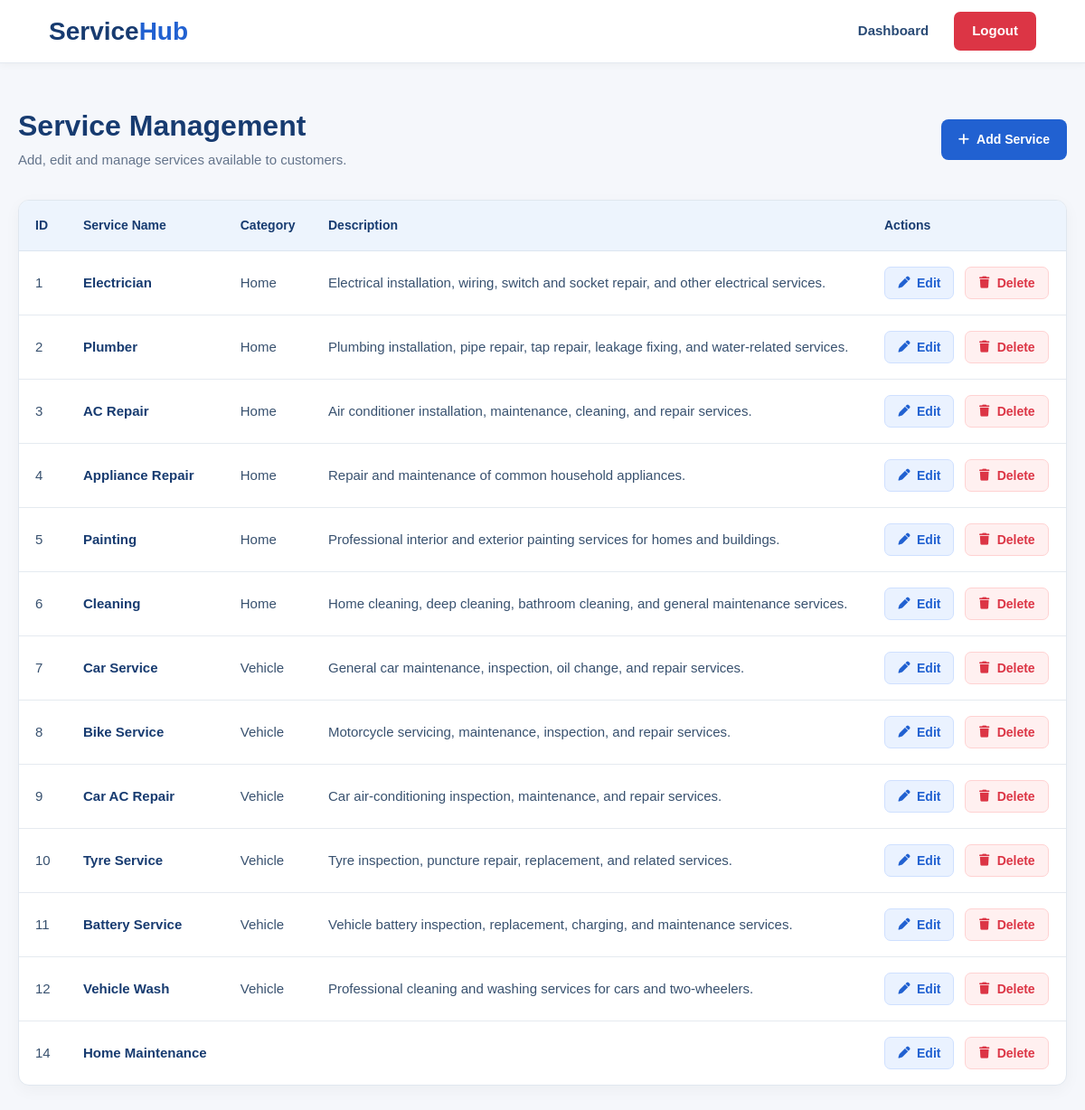
The page /service-management/ (signed in) on the database its author committed.
### hub/models.py (models this page shows, shortened)
class Service(models.Model):
    name = models.CharField(max_length=100)
    category = models.CharField(max_length=20)
    description = models.TextField(blank=True)

### hub/views.py (the view)
# urls.py: path("service-management/", views.service_management, name="service_management"),
@admin_required
def service_management(request):
    services = Service.objects.all().order_by("id")
    return render(
        request,
        "service_management.html",
        {
            "services": services
        }
    )

### hub/views.py (called while the page is built)
def admin_required(view_func):
    return user_passes_test(
        lambda user: user.is_authenticated and user.is_superuser,
        login_url="admin_login"
    )(view_func)

### hub/templates/service_management.html (shortened to what this page needs)
{% load static %}
<!DOCTYPE html>
<html lang="en">
<head>
    <link href="https://cdn.jsdelivr.net/npm/bootstrap@5.3.3/dist/css/bootstrap.min.css"
          rel="stylesheet">
    <link rel="stylesheet"
          href="https://cdnjs.cloudflare.com/ajax/libs/font-awesome/6.5.2/css/all.min.css">
    <link rel="stylesheet"
          href="{% static 'css/service_management.css' %}">
</head>
<body>
<nav class="navbar">
    <div class="logo">
        Service<span>Hub</span>
    </div>
    <div class="nav-links">
        <a href="{% url 'admin_dashboard' %}">
            Dashboard
        </a>
        <a href="{% url 'logout' %}"
           class="logout">
            Logout
        </a>
    </div>
</nav>
<div class="container">
    <div class="page-header">
        <div>
            <h1>
                Service Management
            </h1>
            <p>
                Add, edit and manage services available
                to customers.
            </p>
        </div>
        <a href="{% url 'add_service' %}"
           class="add-btn">
            <i class="fa-solid fa-plus"></i>
            Add Service
        </a>
    </div>
    <div class="table-card">
        <table>
            <thead>
                <tr>
                    <th>
                        ID
                    </th>
                    <th>
                        Service Name
                    </th>
                    <th>
                        Category
                    </th>
                    <th>
                        Description
                    </th>
                    <th>
                        Actions
                    </th>
                </tr>
            </thead>
            <tbody>
                {% if services %}
                    {% for service in services %}
                    <tr>
                        <td>
                            {{ service.id }}
                        </td>
                        <td class="service-name">
                            {{ service.name }}
                        </td>
                        <td>
                            {{ service.category }}
                        </td>
                        <td>
                            {{ service.description }}
                        </td>
                        <td class="actions">
                            <a href="{% url 'edit_service' service.id %}"
                               class="service-action-btn service-edit-btn">
                                <i class="fa-solid fa-pen"></i>
                                <span>Edit</span>
                            </a>
                            <button type="button"
                                    class="service-action-btn service-delete-btn"
                                    data-bs-toggle="modal"
                                    data-bs-target="#deleteModal{{ service.id }}">
                                <i class="fa-solid fa-trash"></i>
                                <span>Delete</span>
                            </button>
                        </td>
                    </tr>
                    {% endfor %}
                {% endif %}
            </tbody>
        </table>
    </div>
</div>
</body>
</html>

### hub/static/css/service_management.css (style rules this page uses)
* { box-sizing: border-box; }
body { margin: 0; padding: 0; background: #f5f7fb; font-family: Arial, Helvetica, sans-serif; color: #173b70; }
.navbar { height: 70px; background: #ffffff; display: flex; align-items: center; justify-content: space-between; padding: 0 54px; border-bottom: 1px solid #e4e9f0; box-shadow: 0 2px 8px rgba(0, 0, 0, 0.04); }
.logo { font-size: 28px; font-weight: 700; color: #173b70; }
.logo span { color: #2161d1; }
.nav-links { display: flex; align-items: center; gap: 28px; }
.nav-links a { text-decoration: none; color: #294a75; font-size: 15px; font-weight: 600; }
.nav-links .logout { background: #dc3545; color: white; padding: 10px 20px; border-radius: 7px; }
.container { max-width: 1220px; margin: 0 auto; padding: 50px 20px; }
.page-header { display: flex; align-items: center; justify-content: space-between; margin-bottom: 32px; }
.page-header h1 { margin: 0 0 8px; font-size: 32px; font-weight: 700; color: #173b70; }
.page-header p { margin: 0; color: #64748b; font-size: 15px; }
.add-btn { display: inline-flex; align-items: center; gap: 8px; background: #2161d1; color: white; text-decoration: none; padding: 12px 19px; border-radius: 8px; font-size: 14px; font-weight: 600; transition: all 0.2s ease; }
.table-card { background: #ffffff; border-radius: 12px; border: 1px solid #e0e7ef; overflow-x: auto; box-shadow: 0 5px 18px rgba(0, 0, 0, 0.04); }
table { width: 100%; border-collapse: collapse; }
thead { background: #edf4fd; }
th { padding: 17px 18px; text-align: left; font-size: 14px; font-weight: 700; color: #173b70; border-bottom: 1px solid #dce5f0; white-space: nowrap; }
td { padding: 17px 18px; font-size: 15px; color: #38516f; border-bottom: 1px solid #e5eaf0; vertical-align: middle; }
tbody tr:last-child td { border-bottom: none; }
.service-name { color: #173b70; font-weight: 700; }
.actions { white-space: nowrap; }

### hub/templates/service_management.html (style rules this page uses)
.actions { white-space: nowrap; }
.service-action-btn { display: inline-flex !important; align-items: center !important; justify-content: center !important; gap: 7px !important; height: 36px !important; padding: 0 14px !important; border-radius: 7px !important; font-family: Arial, sans-serif !important; font-size: 14px !important; font-weight: 600 !important; line-height: 1 !important; text-decoration: none !important; cursor: pointer !important; box-sizing: border-box !important; transition: all 0.2s ease !important; }
.service-edit-btn { background: #eaf2ff !important; color: #2161d1 !important; border: 1px solid #cfe0ff !important; }
.service-delete-btn { background: #fff0f0 !important; color: #dc3545 !important; border: 1px solid #ffd2d2 !important; margin-left: 7px !important; }
.service-action-btn i { font-size: 13px !important; width: 14px; text-align: center; }

### rows shown on the page
Service: id "1", name "Electrician", category "Home", description "Electrical installation, wiring, switch and socket repair, and other electrical services."
Service: id "2", name "Plumber", category "Home", description "Plumbing installation, pipe repair, tap repair, leakage fixing, and water-related services."
Service: id "3", name "AC Repair", category "Home", description "Air conditioner installation, maintenance, cleaning, and repair services."
Service: id "4", name "Appliance Repair", category "Home", description "Repair and maintenance of common household appliances."
Service: id "5", name "Painting", category "Home", description "Professional interior and exterior painting services for homes and buildings."
Service: id "6", name "Cleaning", category "Home", description "Home cleaning, deep cleaning, bathroom cleaning, and general maintenance services."
Service: id "7", name "Car Service", category "Vehicle", description "General car maintenance, inspection, oil change, and repair services."
Service: id "8", name "Bike Service", category "Vehicle", description "Motorcycle servicing, maintenance, inspection, and repair services."
Service: id "9", name "Car AC Repair", category "Vehicle", description "Car air-conditioning inspection, maintenance, and repair services."
Service: id "10", name "Tyre Service", category "Vehicle", description "Tyre inspection, puncture repair, replacement, and related services."
Service: id "11", name "Battery Service", category "Vehicle", description "Vehicle battery inspection, replacement, charging, and maintenance services."
Service: id "12", name "Vehicle Wash", category "Vehicle", description "Professional cleaning and washing services for cars and two-wheelers."
Service: id "14", name "Home Maintenance"
